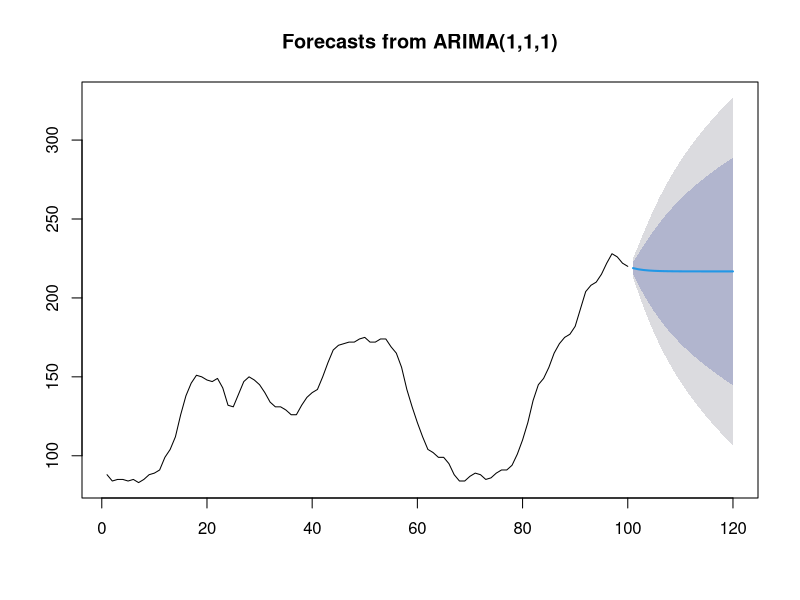

Here is the R script that generated this plot:
y = scan("./data/wwwusage.txt", skip = 1)

# Use auto.arima to find a suitable model
library(forecast)
fit <- auto.arima(y,max.p = 5,max.q = 5,max.P = 5,max.Q = 5,max.d = 3,seasonal = FALSE,ic = 'aicc')
plot(forecast(fit,h=20))
AIC(fit)
fit

# Use brute force to obtain min AIC and BIC models
pArr <- seq(0 , 9, by = 1)
dArr <- seq(0 , 3, by = 1) # at most 3 times differencing
qArr <- seq(0 , 9, by = 1)
corder <- NA
aic <- NA
bic <- NA
i = 1

for (p in pArr) {
  for (d in dArr){
    for (q in qArr) {
      aicc <- NA
      bicc <- NA
      message(sprintf("Trying order: c(%s)", paste(p,d,q, sep=",")))
      tryCatch({
        fit <-arima(x = y, order=c(p,d,q))
        aicc <- AIC(fit)
        bicc <- BIC(fit)
      },
      error=function(cond) {
        #message(sprintf("Error Order: c(%s,%s,%s) - %s", p, d, q, cond))
      },
      warning=function(cond) {
        #message(sprintf("Warning Order: c(%s,%s,%s) - %s", p, d, q, cond))
      },
      finally={
        corder[i] <- sprintf("c(%d,%d,%d)", p,d,q)
        aic[i] <- aicc
        bic[i] <- bicc
        i = i + 1
      })
    }
  }
}
aicInd <- which(aic == min(aic, na.rm = TRUE))
bicInd <- which(bic == min(bic, na.rm = TRUE))
message(sprintf("Best AIC: %s Order: %s", aic[aicInd], corder[aicInd]))
message(sprintf("Best BIC: %s Order: %s", bic[bicInd], corder[bicInd]))